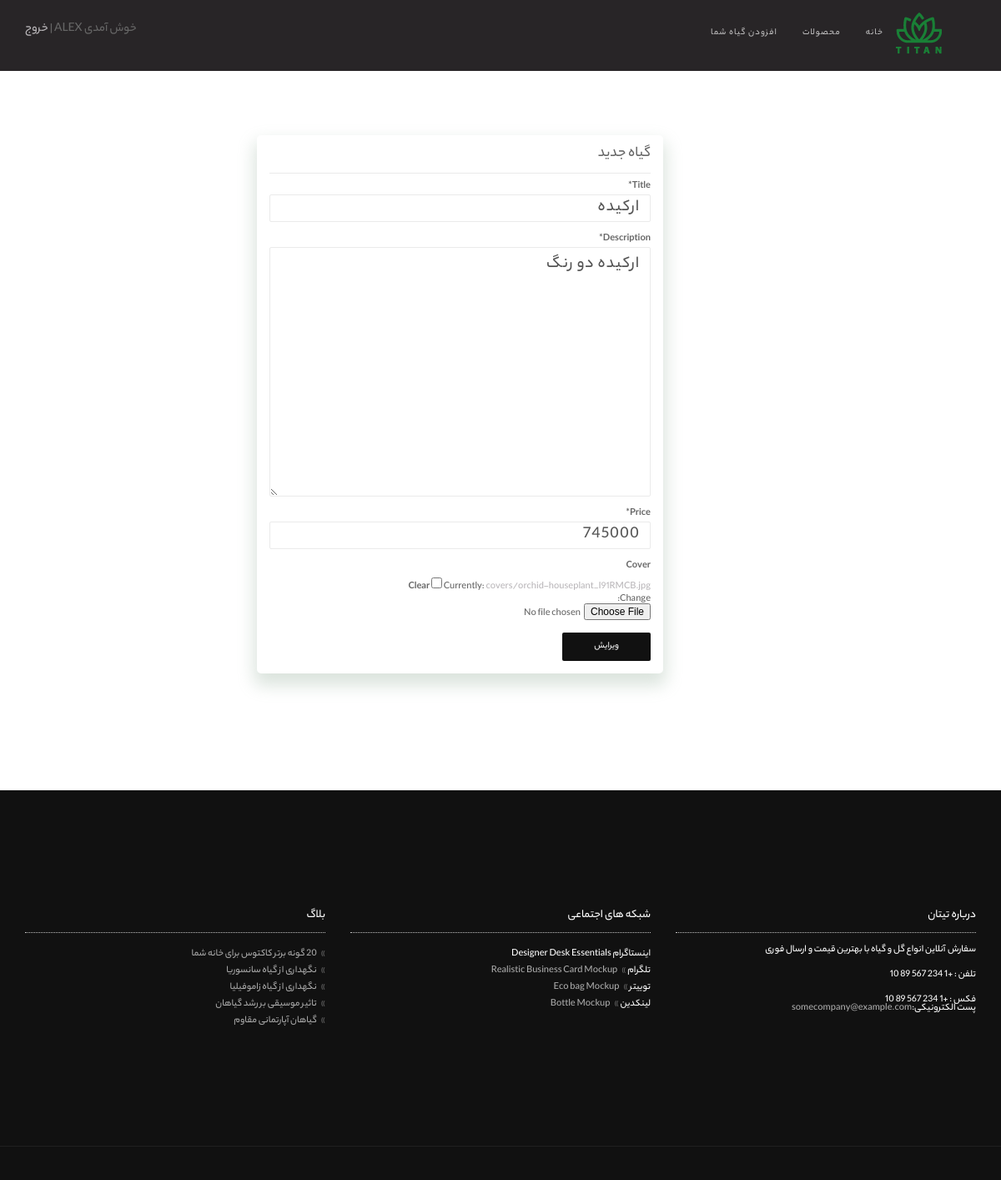
/flowers/9/edit/ (signed in), run on the app's committed database.
### accounts/models.py (models this page shows)
class CustomUser(AbstractUser):
    city = models.CharField(max_length=200)

### flowers/models.py (models this page shows, shortened)
class Flower(models.Model):
    title = models.CharField(max_length=225)
    seller = models.ForeignKey(get_user_model(), on_delete=models.CASCADE, null=True)
    description = models.TextField()
    price = models.IntegerField()
    cover = models.ImageField(upload_to='covers/', blank=True)

### flowers/views.py (the view)
# urls.py: path('<int:pk>/edit/', views.FlowerUpdateView.as_view(), name='flower_update'),
class FlowerUpdateView(LoginRequiredMixin, UserPassesTestMixin, generic.UpdateView):
    model = Flower
    fields = ['title', 'description', 'price', 'cover', ]
    template_name = 'flowers/flower_update.html'
    def test_func(self):
        obj = self.get_object()
        return obj.seller == self.request.user

### flowers/templates/flowers/flower_update.html (shortened to what this page needs)
{% extends '_base.html' %}
{% load crispy_forms_tags %}
{% block content %}
    <section class="module">
        <div class="container" dir="rtl">
            <div class="row">
                <div class="col-sm-5 col-sm-offset-1 mb-sm-40"
                     style="margin-left: 25%;box-shadow: 0px 11px 20px 3px #8ea99554;border-radius: 5px;">
                    <h4 class="font-alt">گیاه جدید</h4>
                    <hr class="divider-w mb-10">
                    <form class="form" action="" method="post" enctype="multipart/form-data">
                        {{ form|crispy }}
                       <div class="form-group">
                            <button class="btn btn-round btn-b" type="submit">ویرایش</button>
                        </div>
                    </form>
                </div>
            </div>
        </div>
    </section>
{% endblock %}

### templates/_base.html (shortened to what this page needs)
{% load static %}
<!DOCTYPE html>
<html lang="en-US" dir="ltr">
<head>
    <link href="{% static 'assets/lib/bootstrap/dist/css/bootstrap.min.css' %}" rel="stylesheet">
    <link href="{% static 'assets/lib/animate.css/animate.css' %}" rel="stylesheet">
    <link href="{% static 'assets/lib/flexslider/flexslider.css' %}" rel="stylesheet">
    <link href="{% static 'assets/lib/owl.carousel/dist/assets/owl.carousel.min.css' %}" rel="stylesheet">
    <link href="{% static 'assets/lib/owl.carousel/dist/assets/owl.theme.default.min.css' %}" rel="stylesheet">
    <link href="{% static 'assets/lib/magnific-popup/dist/magnific-popup.css' %}" rel="stylesheet">
    <link href="{% static 'assets/lib/simple-text-rotator/simpletextrotator.css' %}" rel="stylesheet">
    <link href="{% static 'assets/css/style-rtl.css' %}" rel="stylesheet">
    <link id="color-scheme" href="{% static 'assets/css/colors/default.css' %}" rel="stylesheet">
</head>
<body data-spy="scroll" data-target=".onpage-navigation" data-offset="60">
<main>
    <nav class="navbar navbar-custom navbar-fixed-top navbar-transparent" style="background-color:
#282527" role="navigation">
        <div class="container" dir="rtl">
            <div class="navbar-header">
                {% if user.is_authenticated %}
                   <div class="font-alt mb-30 titan-title-size-1" style="    padding-top: 15px;" >خوش آمدی {{ user.username }} | <a href="{% url 'logout' %}">خروج</a> </div>
                 {% else %}
                    <div class="font-alt mb-30 titan-title-size-1" style="    padding-top: 15px;" ><a href="{% url 'signup' %}">ثبت نام</a> | <a  href="{% url 'login' %}">ورود</a></div>
                {% endif %}
            </div>
            <div class="collapse navbar-collapse" id="custom-collapse">
                <ul class="nav navbar-nav navbar-right">
                    <li ><a href="{% url 'flower_create' %}">افزودن گیاه شما</a>
                    </li>
                    <li ><a href="{% url 'flower_list' %}">محصولات</a>
                    </li>
                    <li ><a href="{% url 'home' %}">خانه</a>
                    </li>
                    <a class="navbar-brand" style="padding-top: 0px;" href="{% url 'flower_list' %}"><img src="{% static 'assets/images/logo/lg.png' %}"></a>
                </ul>
            </div>
        </div>
    </nav>
    {% block content %}{% endblock %}
    <div class="module-small bg-dark" dir="rtl">
        <div class="container"  style="line-height: 2rem;">
            <div class="row">
                <div class="col-sm-4">
                    <div class="widget">
                        <h5 class="widget-title font-alt">بلاگ</h5>
                        <ul class="icon-list">
                            <li><a href="https://cactusway.com/20-best-cactus-species-for-your-indoors-outdoors-cactus-garden/">20 گونه برتر کاکتوس برای خانه شما</a></li>
                            <li><a href="https://cactusway.com/20-best-cactus-species-for-your-indoors-outdoors-cactus-garden/">نگهداری از گیاه سانسوریا </a></li>
                            <li><a href="https://www.golsetan.com/blog/how-care-zamiifolia/">نگهداری از گیاه زاموفیلیا </a></li>
                            <li><a href="https://golbama.com/blog/%D8%AA%D8%A7%D8%AB%DB%8C%D8%B1-%D9%85%D9%88%D8%B3%DB%8C%D9%82%DB%8C-%D8%A8%D8%B1-%D8%B1%D8%B4%D8%AF-%DA%AF%DB%8C%D8%A7%D9%87%D8%A7%D9%86/">تاثیر موسیقی بر رشد گیاهان </a></li>
                            <li><a href="https://golbama.com/blog/%DA%AF%DB%8C%D8%A7%D9%87%D8%A7%D9%86-%D8%A2%D9%BE%D8%A7%D8%B1%D8%AA%D9%85%D8%A7%D9%86%DB%8C-%D9%85%D9%82%D8%A7%D9%88%D9%85/">گیاهان آپارتمانی مقاوم </a></li>
                        </ul>
                    </div>
                </div>
                <div class="col-sm-4">
                    <div class="widget">
                        <h5 class="widget-title font-alt">شبکه های اجتماعی</h5>
                        <ul class="icon-list">
                            <li class="nf icon-instagram">اینستاگرام Designer Desk Essentials</li>
                            <li>تلگرام <a href="#">Realistic Business Card Mockup</a></li>
                            <li>توییتر <a href="#">Eco bag Mockup</a></li>
                            <li>لینکدین <a href="#">Bottle Mockup</a></li>
                        </ul>
                    </div>
                </div>
                <div class="col-sm-4" >
                    <div class="widget" >
                        <h5 class="widget-title font-alt">درباره تیتان</h5>
                        <p>سفارش آنلاین انواع گل و گیاه با بهترین قیمت و ارسال فوری </p>
                        <p>تلفن : +1 234 567 89 10</p>فکس : +1 234 567 89 10
                        <p>پست الکترونیکی:<a href="#">somecompany@example.com</a></p>
                    </div>
                </div>
            </div>
        </div>
    </div>
    <footer class="footer bg-dark">
        <div class="container">
            <div class="row">
                <div class="col-sm-6">
                </div>
                <div class="col-sm-6">
                    <div class="footer-social-links"><a href="#"></a>
                    </div>
                </div>
            </div>
        </div>
    </footer>
</main>
</body>
</html>

### static/assets/css/style-rtl.css (style rules this page uses)
* { font-family: 'Yekanbakh', sans-serif; line-height: 1rem; }
html { overflow-y: scroll; overflow-x: hidden; -ms-overflow-style: scrollbar; }
body { background: #fff; font: 400 12px/1.8 "Open Sans", sans-serif; color: #666; -webkit-font-smoothing: antialiased; }
img { max-width: 100%; height: auto; }
a, .btn { transition: all 0.125s ease-in-out 0s; }
.btn, .well, .panel, .progress, .form-control, .form-control:hover, .form-control:focus, .navbar-custom .dropdown-menu { box-shadow: none; }
.well, .label, .alert, .progress, .form-control, .modal-content, .panel-heading, .panel-group .panel, .nav-tabs > li > a, .nav-pills > li > a { border-radius: 2px; }
.module, .module-small { position: relative; padding: 140px 0; background-repeat: no-repeat; background-position: 50% 50%; background-size: cover; }
.divider-w { border-top: 1px solid #eaeaea; margin: 0; }
.bg-dark, .bg-dark-30, .bg-dark-60, .bg-dark-90, .bg-dark .module-title, .bg-dark-30 .module-title, .bg-dark-60 .module-title, .bg-dark-90 .module-title, .bg-dark .module-subtitle, .bg-dark-30 .module-subtitle, .bg-dark-60 .module-subtitle, .bg-dark-90 .module-subtitle, .bg-dark .alt-module-subtitle h5, .bg-dark-30 .alt-module-subtitle h5, .bg-dark-60 .alt-module-subtitle h5, .bg-dark-90 .alt-module-subtitle h5 { color: #fff; }
.bg-dark { background: #111; }
.mb-10 { margin-bottom: 10px !important; }
.mb-30 { margin-bottom: 30px !important; }
.btn { border-radius: 0; font-family: "Yekanbakh", sans-serif; text-transform: uppercase; letter-spacing: 0; font-size: 11px; padding: 8px 37px; }
.btn.btn-round { border-radius: 2px; }
.btn.btn-b { background: #111111; color: #fff; }
.form-control { font-family: "Yekanbakh", sans-serif; letter-spacing: 1px; font-size: 20px; height: 33px; border: 1px solid #EAEAEA; border-radius: 2px; transition: all 0.4s ease-in-out 0s; }
a { color: #bab7ba; }
.bg-dark a { color: #aaa; }
h1, h2, h3, h4, h5, h6 { line-height: 1.4; font-weight: 400; }
p, ol, ul, blockquote { margin: 0 0 20px; }
.font-alt { font-family: "Yekanbakh", sans-serif; text-transform: uppercase; letter-spacing: 0; }
.navbar-custom { background-color: rgba(10, 10, 10, 0.9); border: 0; border-radius: 0; z-index: 1000; font-family: "Yekanbakh", sans-serif; text-transform: uppercase; letter-spacing: 1px; font-size: 11px; transition: background, padding 0.4s ease-in-out 0s; }
.navbar a { transition: color 0.125s ease-in-out 0s; }
.navbar-custom .navbar-brand { letter-spacing: 4px; font-weight: 400; font-size: 22px; color: #fff; }
.navbar-custom .nav li > a { position: relative; color: rgba(255, 255, 255, 0.7); }
.titan-title-size-1 { letter-spacing: 0px; font-size: 15px; }
.footer { padding: 10px 0; }
.footer .footer-social-links { text-align: left; }
.widget .widget-title { border-bottom: 1px dotted #c2c2c2; font-size: 14px; padding: 0 0 10px; margin: 0 0 15px; }
.widget ul { list-style: none; padding: 0; margin: 0; }
.widget .icon-list li { padding: 5px 0; }
.widget .icon-list li a:before { content: "\00BB"; color: #666666; padding-left: 5px; }
@media (min-width: 768px) { .navbar-transparent { background: transparent; padding-bottom: 15px; padding-top: 15px; } }

### data on the page
CustomUser: username "ALEX"
Flower: title "ارکیده", description "ارکیده دو رنگ", price "745000"
